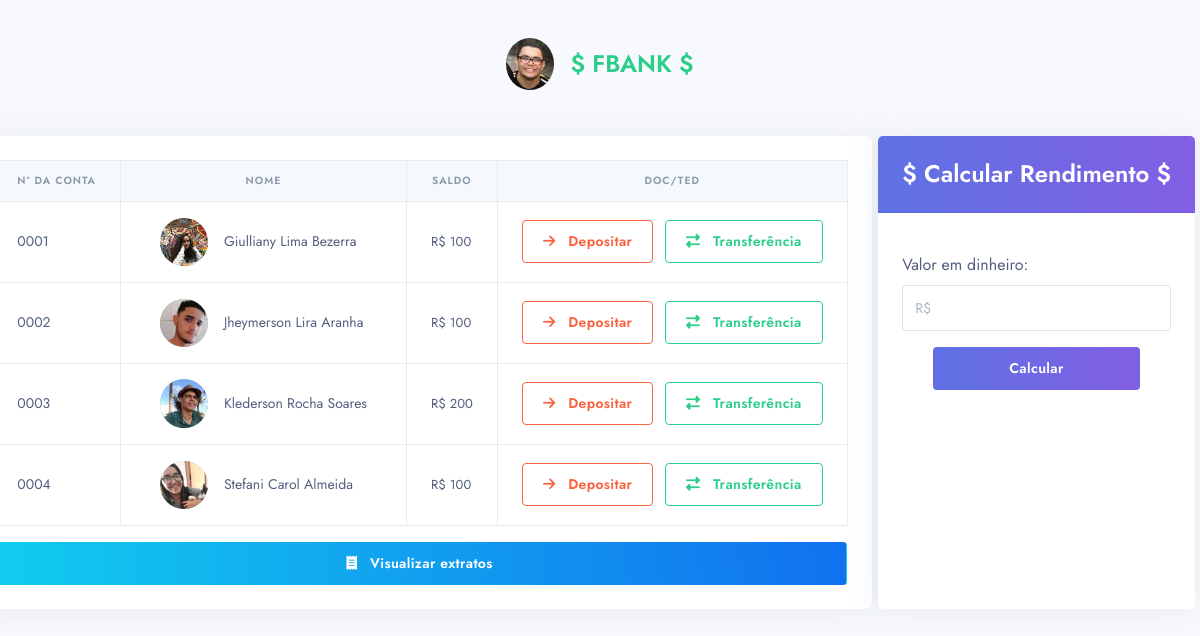
Before: / with the older database file.
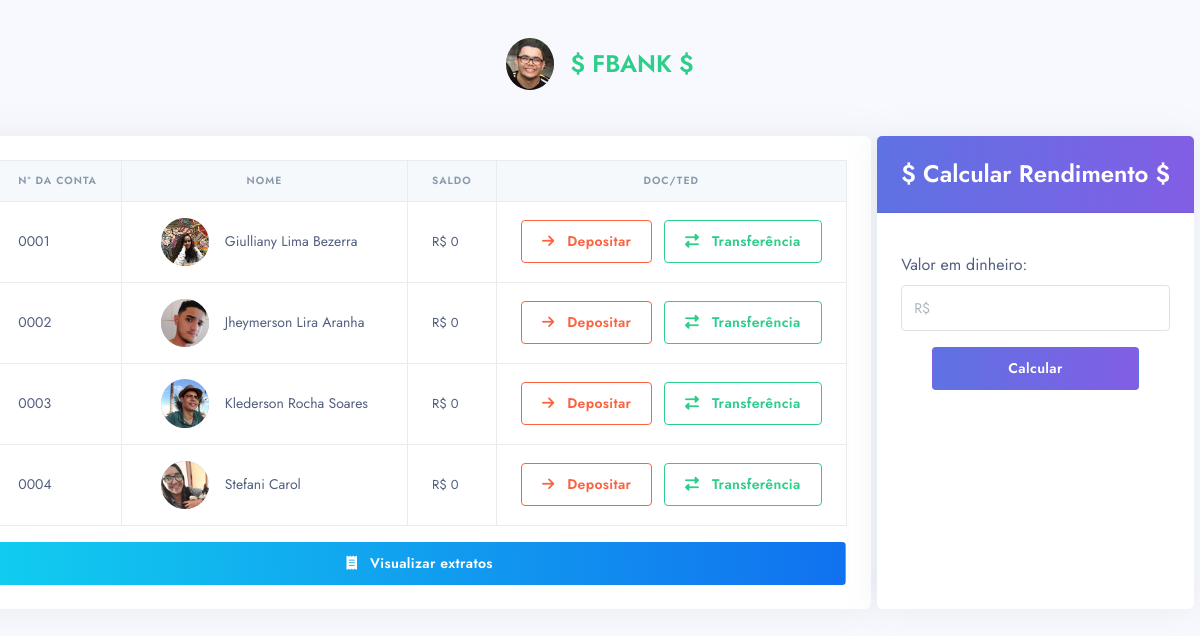
After: the same page with the newer database file.
### tables this page shows
CREATE TABLE `contas` (
  `idconta` int(11) NOT NULL,
  `nome` varchar(30) NOT NULL,
  `conta` varchar(15) NOT NULL,
  `valor` float NOT NULL,
  `foto` varchar(50) DEFAULT NULL
);

### index.php (the view, shortened to what this page needs)
<?php
    $conexao = Banco::conectar();
?>
<!doctype html>
<html lang="{{ str_replace('_', '-', app()->getLocale()) }}">
    <head>
        <link rel="stylesheet" type="text/css" href="assets\argon-dashboard\bootstrap\css\bootstrap.css">
        <link rel="stylesheet" type="text/css" href="assets\argon-dashboard\bootstrap\css\bootstrap-grid.css">
        <link rel="stylesheet" type="text/css" href="assets\argon-dashboard\bootstrap\css\bootstrap-reboot.css">
        <link rel="stylesheet" type="text/css" href="assets\argon-dashboard\argon.css">
        <link rel="stylesheet" type="text/css" href="assets/css/style.css">
    </head>
    <body>
        <div class="container pt-4">
            <div class="col d-flex justify-content-center">
                <div class="row mb-5 mt-3">
                    <div class="media align-items-center">
                        <a class="avatar rounded-circle mr-3">
                            <img alt="Image placeholder" src="assets\images\Fabio.jpg">
                        </a>
                        <div class="media-body">
                            <span class="name mb-0 font-24 font-weight-bold  text-success">$ FBANK $</span>
                        </div>
                    </div>
                </div>
            </div>
            <div class="col d-flex justify-content-center">
                <div class="row">
                    <div class="card">
                        <div class="card-body">
                            <table class="table table-bordered align-items-center">
                                <thead class="thead-light">
                                    <tr class="text-center">
                                        <th scope="col" data-sort="Conta">Nº da Conta</th>
                                        <th scope="col" data-sort="Nome">Nome</th>
                                        <th scope="col" data-sort="Saldo">Saldo</th>
                                        <th scope="col" data-sort="Transferência">DOC/TED</th>
                                    </tr>
                                </thead>
                                <tbody class="list">
                                <?php
                                    $sql = 'SELECT * FROM contas';
                                    foreach($conexao->query($sql)as $row){
                                        $modal = explode(" ",$row['nome'],-2);
                                        $str = implode($modal);
                                        echo '
                                        <tr>
                                            <td class="align-items-center">
                                                <span class="name mb-0 text-sm ">'. $row['conta'] . '</span>
                                            </td>
                                            <td>
                                                <div class="col">
                                                    <div class="media align-items-center">
                                                        <a class="avatar rounded-circle mr-3">
                                                            <img alt="Image placeholder" src="'. $row['foto'] .'">
                                                        </a>
                                                    <div class="media-body">
                                                        <span class="name mb-0 text-sm">'. $row['nome'] . '</span>
                                                    </div>
                                                </div>
                                            </td>
                                            <td class="align-self-center">
                                                <span>R$ ' . $row['valor'] . '</span>
                                            </td>
                                            <td>
                                                <button type="button" class="btn btn-md btn-outline-warning" data-toggle="modal" data-target="#depos-'. $str .'">
                                                    <i class="fas fa-arrow-right"></i>
                                                    <span>Depositar</span>
                                                </button>
                                                <button type="button" class="btn btn-md btn-outline-success" data-toggle="modal" data-target="#trans-'. $str .'">
                                                    <i class="fas fa-exchange-alt"></i>
                                                    <span>Transferência</span>
                                                </button>
                                            </td>
                                        </tr>
                                        ';
                                    }
                                ?>
                                </tbody>
                            </table>
                            <button type="button" class="btn btn-block bg-gradient-info text-white mt-3" data-toggle="modal" data-target="#saldos">
                                <i class="fas fa-receipt"></i>
                                <span>Visualizar extratos</span>
                            </button>
                        </div>
                    </div>
                </div>
                <div class="col-4 d-flex justify-content-center">
                    <div class="row">
                        <div class="card">
                            <div class="card-header bg-gradient-primary">
                                <div class="media-body">
                                    <span class="name mb-0 font-24 font-weight-bold text-white">$ Calcular Rendimento $</span>
                                </div>
                            </div>
                            <div class="card-body">
                                <div class="mt-3">
                                    <form action="" method="post" name="rendimento">
                                        <label for="valor">Valor em dinheiro:</label>
                                        <input class="form-control" type="text" name="valor" placeholder="R$"></input>
                                        <div class="col d-flex justify-content-center">
                                            <button type="submit" class="btn bg-gradient-primary btn-block text-white m-3" name="rendimento">Calcular</button>
                                        </div>
                                    </form>
                                </div>
                            </div>
                        </div>
                    </div>
                </div>
            </div>
        </div>
    </body>

### assets/css/style.css (style rules this page uses)
body { font-family: 'Jost', sans-serif; }
.font-24 { font-size: 24px; }

Changed rows visible on the page:
changed contas "Giulliany Lima Bezerra": valor "100" → "0"
changed contas "Jheymerson Lira Aranha": valor "100" → "0"
changed contas "Klederson Rocha Soares": valor "200" → "0"
changed contas: nome "Stefani Carol Almeida" → "Stefani Carol"; valor "100" → "0"
